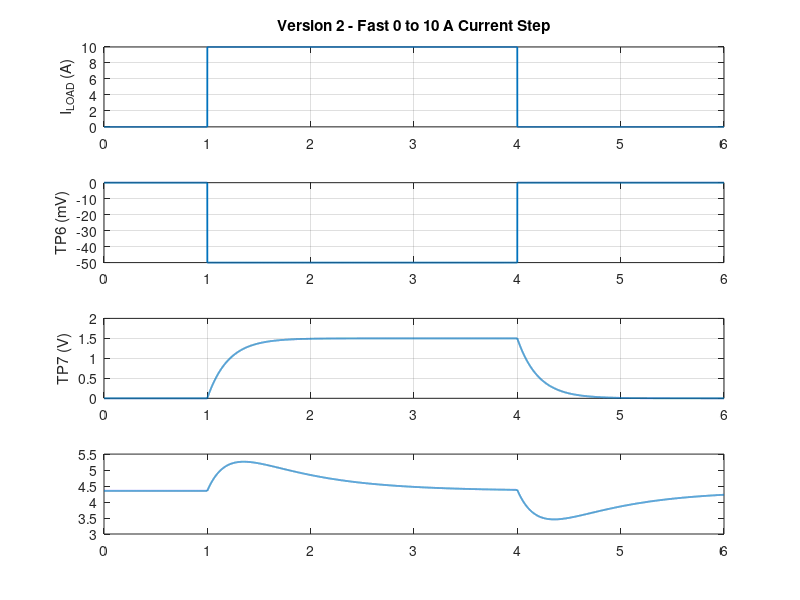

The MATLAB script that drew this image: (Note: this script raises an error after producing the figure.)
%% NE555 Current-Sense / Frequency-Modulation Behavioral Model - VERSION 2
% Purpose:
%   Test the existing circuit with a FAST 0 -> 10 A current step.
%
% IMPORTANT:
%   Component values, LM358 gain and transistor threshold assumptions are
%   intentionally kept the same as Version 1.
%
%   The only major change is the load-current waveform:
%       0 A -> 10 A STEP -> hold -> 0 A STEP
%
%   This lets us test whether the R35/C29 transient path can raise TP8 high
%   enough to turn on Q6 (BC558) and therefore change the NE555 frequency.
%
%   If TP8 still does not exceed the approximate Q6 threshold, the next
%   step will be to revisit the gain / bias / transistor model rather than
%   artificially forcing modulation.

clear;
clc;
close all;

%% 1. Global simulation settings
VCC  = 5.0;
dt   = 0.5e-6;      % 0.5 us for better edge resolution
Tsim = 6e-3;        % 6 ms
t    = 0:dt:Tsim;
N    = numel(t);

%% 2. Circuit parameters
Rsense = 5e-3;      % 5 mOhm

R38 = 1e3;
R37 = 10e3;
R36 = 330e3;
C30 = 220e-9;

R35 = 330e3;
R34 = 24e3;
C29 = 2e-9;

R32 = 10;
R33 = 5e3;
R29 = 1e3;
C27 = 10e-9;

Vf_D31 = 0.60;      % 1N914 approximation
Vf_D33 = 0.60;      % 1N914 approximation
Vz_D34 = 5.60;      % Zener
VCEsat = 0.10;

Npri = 80;
Nsec = 100;
turns_ratio = Nsec/Npri;

%% 3. Derived values
Rin_eff = R38 + R37;
A_LM358 = R36 / Rin_eff;

Rth_C30  = 1/(1/R38 + 1/R37);
tau_sense = Rth_C30*C30;
fc_sense  = 1/(2*pi*tau_sense);

tau_mod = (R35 + R34)*C29;
fc_mod  = 1/(2*pi*tau_mod);

RA = R32 + R33;
RB = R29;

VTL = VCC/3;
VTH = 2*VCC/3;

Vcharge_inf = VCC - Vf_D31;

t_charge = RA*C27 * log((Vcharge_inf - VTL)/(Vcharge_inf - VTH));
t_discharge = RB*C27 * log((VTH - VCEsat)/(VTL - VCEsat));

T555_nom = t_charge + t_discharge;
f555_nom = 1/T555_nom;
duty_nom = t_charge/T555_nom;

fprintf('VERSION 2 - FAST CURRENT STEP TEST\n');
fprintf('LM358 gain                  : %.2f V/V\n', A_LM358);
fprintf('Current-sense tau           : %.1f us\n', tau_sense*1e6);
fprintf('Current-sense fc            : %.1f Hz\n', fc_sense);
fprintf('Modulation-path tau         : %.1f us\n', tau_mod*1e6);
fprintf('Modulation-path fc          : %.1f Hz\n', fc_mod);
fprintf('Nominal NE555 frequency     : %.2f kHz\n\n', f555_nom/1e3);

%% 4. FAST load-current profile
% 0 A from 0 to 1 ms
% 10 A step at 1 ms
% hold 10 A until 4 ms
% 0 A step at 4 ms

Iload = zeros(size(t));
Iload(t >= 1e-3 & t < 4e-3) = 10;

%% 5. TP6 - R-sense voltage
% Polarity selected for the inverting LM358 model.
TP6 = -Iload * Rsense;

%% 6. TP7 - LM358 output
TP7_target = -A_LM358 * TP6;

TP7 = zeros(size(t));
alpha_sense = dt/(tau_sense + dt);

for k = 2:N
    TP7(k) = TP7(k-1) + alpha_sense*(TP7_target(k)-TP7(k-1));
end

% Approximate LM358 output range on 5-V supply
TP7 = min(max(TP7,0),3.5);

%% 7. TP8 - AC-coupled modulation node
% First-pass model:
%   R35/C29 acts as a high-pass / transient path.
%   TP8 has an assumed DC bias around 4.35 V.
%
% NOTE:
%   This bias is still a behavioral approximation and will be refined later.

Vbias_TP8 = 4.35;

TP7_lp_mod = zeros(size(t));
alpha_mod = dt/(tau_mod + dt);

for k = 2:N
    TP7_lp_mod(k) = TP7_lp_mod(k-1) + alpha_mod*(TP7(k)-TP7_lp_mod(k-1));
end

HP_mod = TP7 - TP7_lp_mod;

Kmod_node = 1.0;       % do NOT artificially increase in Version 2
TP8 = Vbias_TP8 + Kmod_node*HP_mod;

TP8 = min(max(TP8,0),6.5);

%% 8. Q6 threshold and drive
% BC558 is PNP.
% With base approximately at +5 V, emitter must rise above base by ~0.65 V.
VBE_PNP = 0.65;
VQ6_on  = VCC + VBE_PNP;      % ~5.65 V

Q6_drive = max(TP8 - VQ6_on,0);

%% 9. Frequency modulation model
% Keep the same behavioral sensitivity as Version 1.
% If Q6_drive remains zero, frequency MUST remain nominal.
Kf = 5e3;                     % Hz/V

f_inst = f555_nom + Kf*Q6_drive;
f_inst = min(max(f_inst,5e3),40e3);

%% 10. Variable-frequency phase generator
phase = zeros(size(t));

for k = 2:N
    phase(k) = phase(k-1) + 2*pi*f_inst(k)*dt;
end

phase01 = mod(phase,2*pi)/(2*pi);

%% 11. TP10 - NE555 output
TP10 = VCC*(phase01 < duty_nom);

%% 12. TP9 - NE555 discharge node
TP9 = VCC*ones(size(t));
TP9(phase01 >= duty_nom) = VCEsat;

%% 13. TP11 / TP12 - transformer primary drive
TP12 = TP10;
TP11 = VCC - TP10;

%% 14. TP13 / TP14 - transformer secondary
Vpri_diff = TP12 - TP11;
Vsec_diff = turns_ratio*Vpri_diff;

% Floating secondary represented with a virtual midpoint for plotting only
TP13 = +0.5*Vsec_diff;
TP14 = -0.5*Vsec_diff;

f_OUT = TP13 - TP14;

%% 15. Numerical results
fprintf('--- VERSION 2 RESULTS ---\n');
fprintf('TP6 range                  : %.1f to %.1f mV\n', min(TP6)*1e3, max(TP6)*1e3);
fprintf('TP7 range                  : %.3f to %.3f V\n', min(TP7), max(TP7));
fprintf('TP8 range                  : %.3f to %.3f V\n', min(TP8), max(TP8));
fprintf('Approx. Q6 threshold       : %.3f V\n', VQ6_on);
fprintf('Maximum Q6 drive           : %.3f V\n', max(Q6_drive));
fprintf('Frequency range            : %.3f to %.3f kHz\n', min(f_inst)/1e3, max(f_inst)/1e3);

if max(TP8) > VQ6_on
    fprintf('\nRESULT: TP8 crosses the Q6 threshold. Frequency modulation is expected.\n');
else
    fprintf('\nRESULT: TP8 does NOT cross the Q6 threshold.\n');
    fprintf('The fast 0 -> 10 A step is still insufficient in this behavioral model.\n');
    fprintf('Next step: revisit LM358 gain, TP8 bias, D32/Q6 model, or coupling network.\n');
end

%% 16. Figure 1 - Current and analog path
figure('Name','V2 Analog Control Path','Color','w');

subplot(4,1,1);
plot(t*1e3,Iload,'LineWidth',1.3);
grid on;
ylabel('I_{LOAD} (A)');
title('Version 2 - Fast 0 to 10 A Current Step');

subplot(4,1,2);
plot(t*1e3,TP6*1e3,'LineWidth',1.3);
grid on;
ylabel('TP6 (mV)');

subplot(4,1,3);
plot(t*1e3,TP7,'LineWidth',1.3);
grid on;
ylabel('TP7 (V)');

subplot(4,1,4);
plot(t*1e3,TP8,'LineWidth',1.3);
hold on;
yline(VQ6_on,'--','Q6 threshold');
grid on;
ylabel('TP8 (V)');
xlabel('Time (ms)');

%% 17. Figure 2 - TP8 and Q6 threshold
figure('Name','V2 Q6 Turn-On Test','Color','w');

plot(t*1e3,TP8,'LineWidth',1.5);
hold on;
yline(VQ6_on,'--','Q6 turn-on threshold');
grid on;
xlabel('Time (ms)');
ylabel('Voltage (V)');
title('TP8 Versus Approximate BC558 Turn-On Threshold');

%% 18. Figure 3 - Q6 drive
figure('Name','V2 Q6 Drive','Color','w');

plot(t*1e3,Q6_drive,'LineWidth',1.5);
grid on;
xlabel('Time (ms)');
ylabel('Q6 drive above threshold (V)');
title('Behavioral Q6 Drive');

%% 19. Figure 4 - Instantaneous frequency
figure('Name','V2 Instantaneous Frequency','Color','w');

plot(t*1e3,f_inst/1e3,'LineWidth',1.5);
grid on;
xlabel('Time (ms)');
ylabel('Frequency (kHz)');
title('Version 2 - Modeled Instantaneous NE555 Frequency');

%% 20. Zoom around rising current edge
zoom_start = 0.90e-3;
zoom_stop  = 1.60e-3;
z = t >= zoom_start & t <= zoom_stop;

figure('Name','V2 Rising Edge Detail','Color','w');

subplot(4,1,1);
plot(t(z)*1e3,Iload(z),'LineWidth',1.2);
grid on;
ylabel('A');
title('Rising-Edge Detail');

subplot(4,1,2);
plot(t(z)*1e3,TP7(z),'LineWidth',1.2);
grid on;
ylabel('TP7 (V)');

subplot(4,1,3);
plot(t(z)*1e3,TP8(z),'LineWidth',1.2);
hold on;
yline(VQ6_on,'--');
grid on;
ylabel('TP8 (V)');

subplot(4,1,4);
plot(t(z)*1e3,f_inst(z)/1e3,'LineWidth',1.2);
grid on;
ylabel('kHz');
xlabel('Time (ms)');

%% 21. Zoom around falling current edge
zoom_start2 = 3.90e-3;
zoom_stop2  = 4.60e-3;
z2 = t >= zoom_start2 & t <= zoom_stop2;

figure('Name','V2 Falling Edge Detail','Color','w');

subplot(4,1,1);
plot(t(z2)*1e3,Iload(z2),'LineWidth',1.2);
grid on;
ylabel('A');
title('Falling-Edge Detail');

subplot(4,1,2);
plot(t(z2)*1e3,TP7(z2),'LineWidth',1.2);
grid on;
ylabel('TP7 (V)');

subplot(4,1,3);
plot(t(z2)*1e3,TP8(z2),'LineWidth',1.2);
hold on;
yline(VQ6_on,'--');
grid on;
ylabel('TP8 (V)');

subplot(4,1,4);
plot(t(z2)*1e3,f_inst(z2)/1e3,'LineWidth',1.2);
grid on;
ylabel('kHz');
xlabel('Time (ms)');

%% 22. Test-point oscilloscope view
% Use a short interval after the rising edge for fast digital signals.
osc_start = 1.2e-3;
osc_stop  = 1.6e-3;
zo = t >= osc_start & t <= osc_stop;

figure('Name','V2 All Test Points','Color','w');

subplot(5,2,1);
plot(t*1e3,TP6*1e3); grid on;
title('TP6'); ylabel('mV');

subplot(5,2,2);
plot(t*1e3,TP7); grid on;
title('TP7'); ylabel('V');

subplot(5,2,3);
plot(t*1e3,TP8); hold on; yline(VQ6_on,'--'); grid on;
title('TP8'); ylabel('V');

subplot(5,2,4);
plot(t(zo)*1e3,TP9(zo)); grid on;
title('TP9'); ylabel('V');

subplot(5,2,5);
plot(t(zo)*1e3,TP10(zo)); grid on;
title('TP10'); ylabel('V');

subplot(5,2,6);
plot(t(zo)*1e3,TP11(zo)); grid on;
title('TP11'); ylabel('V');

subplot(5,2,7);
plot(t(zo)*1e3,TP12(zo)); grid on;
title('TP12'); ylabel('V');

subplot(5,2,8);
plot(t(zo)*1e3,TP13(zo)); grid on;
title('TP13'); ylabel('V');

subplot(5,2,9);
plot(t(zo)*1e3,TP14(zo)); grid on;
title('TP14'); ylabel('V');
xlabel('Time (ms)');

subplot(5,2,10);
plot(t(zo)*1e3,f_OUT(zo)); grid on;
title('TP13 - TP14'); ylabel('V');
xlabel('Time (ms)');

%% 23. Optional export
% Uncomment after checking the figures:
%
% exportgraphics(figure(1),'V2_01_Analog_Path.png','Resolution',200);
% exportgraphics(figure(2),'V2_02_TP8_Threshold.png','Resolution',200);
% exportgraphics(figure(3),'V2_03_Q6_Drive.png','Resolution',200);
% exportgraphics(figure(4),'V2_04_Frequency.png','Resolution',200);
% exportgraphics(figure(5),'V2_05_Rising_Edge.png','Resolution',200);
% exportgraphics(figure(6),'V2_06_Falling_Edge.png','Resolution',200);
% exportgraphics(figure(7),'V2_07_All_Test_Points.png','Resolution',200);
